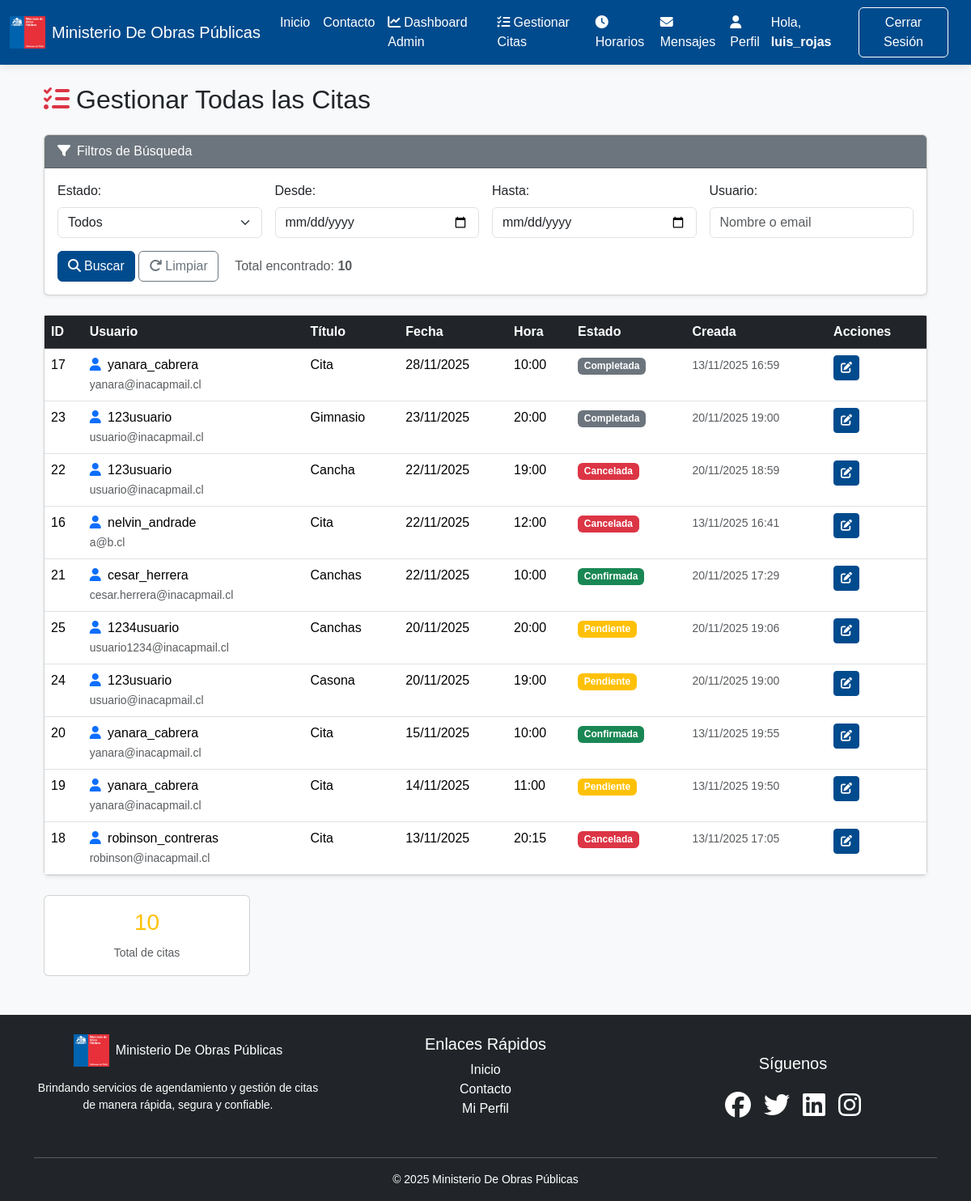
Page /worker/appointments/ (signed in) on the committed database.
### aplicacion/models.py (models this page shows, shortened)
class Aplicacion(models.Model):
    STATUS_CHOICES = [
        ('pending', 'Pendiente'),
        ('confirmed', 'Confirmada'),
        ('cancelled', 'Cancelada'),
        ('completed', 'Completada'),
    ]
    user = models.ForeignKey(User, on_delete=models.CASCADE, related_name='citas')
    title = models.CharField(max_length=200, default="Cita")
    date = models.DateField()
    time = models.TimeField()
    status = models.CharField(max_length=20, choices=STATUS_CHOICES, default='pending')
    notes = models.TextField(blank=True, verbose_name="Notas del cliente")
    approved_by = models.ForeignKey(User, on_delete=models.SET_NULL, null=True, blank=True, related_name='citas_aprobadas')
    admin_notes = models.TextField(blank=True, verbose_name="Notas internas")
    created_at = models.DateTimeField(auto_now_add=True)
    updated_at = models.DateTimeField(auto_now=True)
    class Meta:
        ordering = ['date', 'time']
        verbose_name = 'Cita'
        verbose_name_plural = 'Citas'

### aplicacion/views.py (the view)
# urls.py: path("worker/appointments/", views.manage_appointments, name="manage_appointments"),
@worker_required
def manage_appointments(request):
    citas = Aplicacion.objects.select_related('user').order_by('-date', '-time')
    status = request.GET.get('status', '')
    date_from = request.GET.get('date_from', '')
    date_to = request.GET.get('date_to', '')
    user_search = request.GET.get('user', '')
    if status:
        citas = citas.filter(status=status)
    if date_from:
        citas = citas.filter(date__gte=date_from)
    if date_to:
        citas = citas.filter(date__lte=date_to)
    if user_search:
        citas = citas.filter(
            Q(user__username__icontains=user_search) |
            Q(user__email__icontains=user_search)
        )
    context = {
        'citas': citas,
        'status_filter': status,
        'date_from': date_from,
        'date_to': date_to,
        'user_search': user_search,
    }
    return render(request, "worker/manage_appointments.html", context)

### templates/worker/manage_appointments.html (shortened to what this page needs)
{% extends "base.html" %}
{% load static %}
{% block content %}
<div class="container mt-4">
  <h2 class="mb-4"><i class="fas fa-tasks text-danger me-2"></i>Gestionar Todas las Citas</h2>
  <div class="card shadow-sm mb-4">
    <div class="card-header bg-secondary text-white">
      <i class="fas fa-filter me-2"></i>Filtros de Búsqueda
    </div>
    <div class="card-body">
      <form method="get" class="row g-3">
        <div class="col-md-3">
          <label class="form-label">Estado:</label>
          <select name="status" class="form-select">
            <option value="">Todos</option>
          </select>
        </div>
        <div class="col-md-3">
          <label class="form-label">Desde:</label>
          <input type="date" name="date_from" class="form-control" value="{{ date_from }}">
        </div>
        <div class="col-md-3">
          <label class="form-label">Hasta:</label>
          <input type="date" name="date_to" class="form-control" value="{{ date_to }}">
        </div>
        <div class="col-md-3">
          <label class="form-label">Usuario:</label>
          <input type="text" name="user" class="form-control" placeholder="Nombre o email" value="{{ user_search }}">
        </div>
        <div class="col-12">
          <button type="submit" class="btn btn-primary">
            <i class="fas fa-search me-1"></i>Buscar
          </button>
          <a href="{% url 'manage_appointments' %}" class="btn btn-outline-secondary">
            <i class="fas fa-redo me-1"></i>Limpiar
          </a>
          <span class="ms-3 text-muted">Total encontrado: <strong>{{ citas|length }}</strong></span>
        </div>
      </form>
    </div>
  </div>
  {% if citas %}
    <div class="card shadow-sm">
      <div class="card-body p-0">
        <div class="table-responsive">
          <table class="table table-hover mb-0">
            <thead class="table-dark">
              <tr>
                <th>ID</th>
                <th>Usuario</th>
                <th>Título</th>
                <th>Fecha</th>
                <th>Hora</th>
                <th>Estado</th>
                <th>Creada</th>
                <th>Acciones</th>
              </tr>
            </thead>
            <tbody>
              {% for cita in citas %}
                <tr>
                  <td>{{ cita.id }}</td>
                  <td>
                    <i class="fas fa-user text-primary me-1"></i>
                    {{ cita.user.username }}
                    <br>
                    <small class="text-muted">{{ cita.user.email }}</small>
                  </td>
                  <td>{{ cita.title }}</td>
                  <td>{{ cita.date|date:"d/m/Y" }}</td>
                  <td>{{ cita.time|time:"H:i" }}</td>
                  <td>
                    {% if cita.status == 'pending' %}
                      <span class="badge bg-warning">Pendiente</span>
                    {% elif cita.status == 'confirmed' %}
                      <span class="badge bg-success">Confirmada</span>
                    {% elif cita.status == 'cancelled' %}
                      <span class="badge bg-danger">Cancelada</span>
                    {% else %}
                      <span class="badge bg-secondary">Completada</span>
                    {% endif %}
                  </td>
                  <td>
                    <small class="text-muted">{{ cita.created_at|date:"d/m/Y H:i" }}</small>
                  </td>
                  <td>
                    <a href="{% url 'approve_appointment' cita.id %}" class="btn btn-sm btn-primary" title="Gestionar">
                      <i class="fas fa-edit"></i>
                    </a>
                  </td>
                </tr>
              {% endfor %}
            </tbody>
          </table>
        </div>
      </div>
    </div>
    <div class="row mt-4">
      <div class="col-md-3">
        <div class="card text-center">
          <div class="card-body">
            <h3 class="text-warning">{{ citas|dictsort:"status"|dictsortreversed:"status"|length }}</h3>
            <small class="text-muted">Total de citas</small>
          </div>
        </div>
      </div>
    </div>
  {% endif %}
</div>
{% endblock %}

### templates/base.html (shortened to what this page needs)
{% load static %}
<!DOCTYPE html>
<html lang="es">
<head>
  <link href="https://cdn.jsdelivr.net/npm/bootstrap@5.3.3/dist/css/bootstrap.min.css" rel="stylesheet">
  <link rel="stylesheet" href="https://cdnjs.cloudflare.com/ajax/libs/font-awesome/6.5.0/css/all.min.css">
</head>
<body>
  <nav class="navbar navbar-expand-lg navbar-dark">
    <div class="container-fluid">
      <a class="navbar-brand d-flex align-items-center" href="{% url 'home' %}">
        <img src="{% static 'img/logo.png' %}" alt="Logo MOP" height="40" class="me-2">
        <span>Ministerio De Obras Públicas</span>
      </a>
      <div class="collapse navbar-collapse justify-content-end" id="navbarNav">
        <ul class="navbar-nav">
          <li class="nav-item"><a class="nav-link" href="{% url 'home' %}">Inicio</a></li>
          <li class="nav-item"><a class="nav-link" href="{% url 'contact' %}">Contacto</a></li>
          {% if user.is_authenticated %}
            {% for group in user.groups.all %}
              {% if group.name == 'Trabajadores' or user.is_staff %}
                <li class="nav-item"><a class="nav-link" href="{% url 'worker_dashboard' %}"><i class="fas fa-chart-line me-1"></i>Dashboard Admin</a></li>
                <li class="nav-item"><a class="nav-link" href="{% url 'manage_appointments' %}"><i class="fas fa-tasks me-1"></i>Gestionar Citas</a></li>
                <li class="nav-item"><a class="nav-link" href="{% url 'manage_slots' %}"><i class="fas fa-clock me-1"></i>Horarios</a></li>
                <li class="nav-item"><a class="nav-link" href="{% url 'view_messages' %}"><i class="fas fa-envelope me-1"></i>Mensajes</a></li>
              {% endif %}
            {% endfor %}
            <li class="nav-item"><a class="nav-link" href="{% url 'profile' %}"><i class="fas fa-user me-1"></i>Perfil</a></li>
          {% endif %}
        </ul>
        {% if user.is_authenticated %}
          <span class="navbar-text me-2">Hola, <strong>{{ user.username }}</strong></span>
          <a class="btn btn-outline-light text-white border-white me-3" href="{% url 'logout' %}">Cerrar Sesión</a>
        {% else %}
          <a class="btn btn-outline-light me-2" href="{% url 'login' %}">Iniciar Sesión</a>
          <a class="btn btn-success" href="{% url 'register' %}">Registro</a>
        {% endif %}
      </div>
    </div>
  </nav>
  <main class="container mt-4">
    {% block content %}{% endblock %}
  </main>
  <footer class="bg-dark text-white mt-5 pt-4 pb-3 footer-hover">
    <div class="container">
      <div class="row">
        <div class="col-md-4 mb-3 d-flex flex-column align-items-center">
          <a class="d-flex align-items-center mb-2 text-white text-decoration-none" href="{% url 'home' %}">
            <img src="{% static 'img/logo.png' %}" alt="Logo MOP" height="40" class="me-2">
            <span>Ministerio De Obras Públicas</span>
          </a>
          <p class="small mt-2 text-center">
            Brindando servicios de agendamiento y gestión de citas de manera rápida, segura y confiable.
          </p>
        </div>
        <div class="col-md-4 mb-3 d-flex flex-column align-items-center">
          <h5>Enlaces Rápidos</h5>
          <ul class="list-unstyled text-center">
            <li><a href="{% url 'home' %}" class="text-white text-decoration-none footer-link">Inicio</a></li>
            <li><a href="{% url 'contact' %}" class="text-white text-decoration-none footer-link">Contacto</a></li>
            {% if user.is_authenticated %}
              <li><a href="{% url 'profile' %}" class="text-white text-decoration-none footer-link">Mi Perfil</a></li>
            {% endif %}
          </ul>
        </div>
        <div class="col-md-4 d-flex flex-column justify-content-center align-items-center">
          <h5 class="mb-3">Síguenos</h5>
          <div class="d-flex justify-content-center align-items-center gap-3">
            <a href="#" class="social-icon"><i class="fab fa-facebook"></i></a>
            <a href="#" class="social-icon"><i class="fab fa-twitter"></i></a>
            <a href="#" class="social-icon"><i class="fab fa-linkedin"></i></a>
            <a href="#" class="social-icon"><i class="fab fa-instagram"></i></a>
          </div>
        </div>
      </div>
      <hr class="bg-light">
      <div class="text-center small">
        &copy; 2025 Ministerio De Obras Públicas
      </div>
    </div>
  </footer>
</body>
</html>

### templates/base.html (style rules this page uses)
body { background: #f8f9fa; font-family: "Poppins", sans-serif; }
.navbar { background: linear-gradient(90deg, #004b8d, #004b8d); box-shadow: 0 2px 10px rgba(0, 0, 0, 0.1); }
.navbar-brand img { height: 40px; margin-right: 10px; }
.navbar-brand, .nav-link, .navbar-text { color: #fff !important; }
.btn-primary { background-color: #004b8d !important; border-color: #004b8d !important; }
footer { background: #004b8d; color: #fff; text-align: center; padding: 15px 0; margin-top: 40px; }
.footer-hover { transition: transform 0.3s ease, box-shadow 0.3s ease; }
.footer-link { color: #ffffff !important; transition: color 0.3s, text-decoration 0.3s; }
.social-icon { color: #ffffff !important; font-size: 2rem; transition: transform 0.3s, color 0.3s; }

### rows in the picture
Aplicacion: id "17", user.username "yanara_cabrera", user.email "yanara@inacapmail.cl", title "Cita", date "28/11/2025", time "10:00", status "Completada", created_at "13/11/2025 16:59"
Aplicacion: id "23", user.username "123usuario", user.email "usuario@inacapmail.cl", title "Gimnasio", date "23/11/2025", time "20:00", status "Completada", created_at "20/11/2025 19:00"
Aplicacion: id "22", user.username "123usuario", user.email "usuario@inacapmail.cl", title "Cancha", date "22/11/2025", time "19:00", status "Cancelada", created_at "20/11/2025 18:59"
Aplicacion: id "16", user.username "nelvin_andrade", user.email "a@b.cl", title "Cita", date "22/11/2025", time "12:00", status "Cancelada", created_at "13/11/2025 16:41"
Aplicacion: id "21", user.username "cesar_herrera", user.email "cesar.herrera@inacapmail.cl", title "Canchas", date "22/11/2025", time "10:00", status "Confirmada", created_at "20/11/2025 17:29"
Aplicacion: id "25", user.username "1234usuario", user.email "usuario1234@inacapmail.cl", title "Canchas", date "20/11/2025", time "20:00", status "Pendiente", created_at "20/11/2025 19:06"
Aplicacion: id "24", user.username "123usuario", user.email "usuario@inacapmail.cl", title "Casona", date "20/11/2025", time "19:00", status "Pendiente", created_at "20/11/2025 19:00"
Aplicacion: id "20", user.username "yanara_cabrera", user.email "yanara@inacapmail.cl", title "Cita", date "15/11/2025", time "10:00", status "Confirmada", created_at "13/11/2025 19:55"
Aplicacion: id "19", user.username "yanara_cabrera", user.email "yanara@inacapmail.cl", title "Cita", date "14/11/2025", time "11:00", status "Pendiente", created_at "13/11/2025 19:50"
Aplicacion: id "18", user.username "robinson_contreras", user.email "robinson@inacapmail.cl", title "Cita", date "13/11/2025", time "20:15", status "Cancelada", created_at "13/11/2025 17:05"

### other values in the picture
{{ user.username }} "luis_rojas"
{{ citas|length }} "10"
{{ citas|dictsort:"status"|dictsortreversed:"status"|length }} "10"
